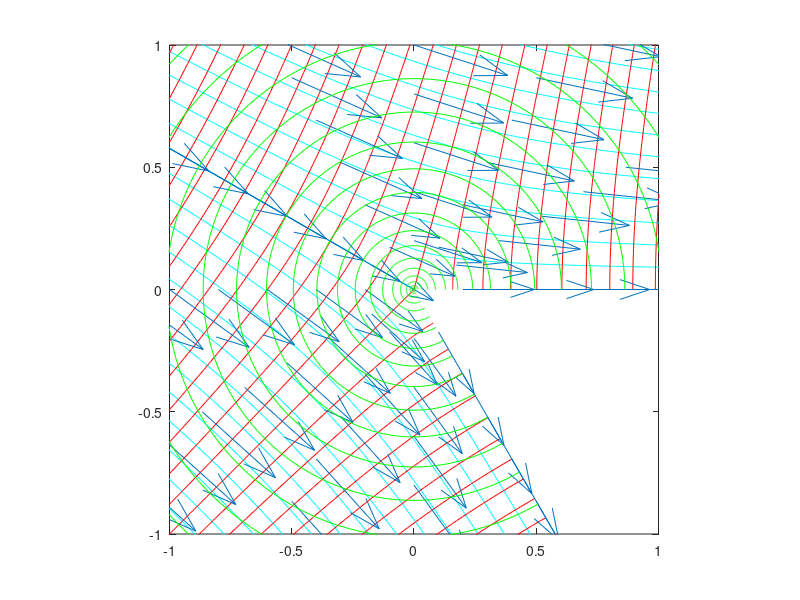

Recreate this plot in MATLAB.
% Phi= Ar^6/5cos(6theta/5)

[theta,r]=meshgrid(0:(5/600)*pi:(5/3)*pi,0:0.01:2);
[x,y]=pol2cart(theta,r);
psi=r.^(6/5)*sin(6/5*theta);
phi=r.^(6/5)*cos(6/5*theta);

utheta=-(6/5)*r.^(1/5)*sin(6/5*theta);
ur=(6/5)*r.^(1/5)*cos(6/5*theta);
u=ur.*cos(theta)-utheta.*sin(theta);
v=ur.*sin(theta)+utheta.*cos(theta);


contour(x,y,psi,41,'c');
hold on
contour(x,y,phi,41,'r');
k=20;
quiver(x(1:k:end,1:k:end),y(1:k:end,1:k:end),u(1:k:end,1:k:end),v(1:k:end,1:k:end));
p=-r.^(2/5);
contour(x,y,p,20,'g');
axis([-1 1 -1 1]);
pbaspect([1 1 1]);






